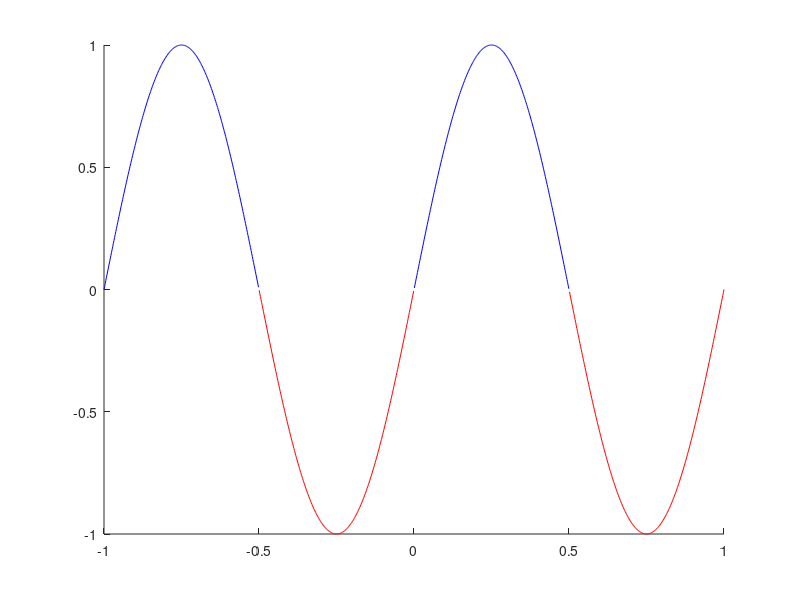

Write the MATLAB code that produced this figure. (Note: this script raises an error after producing the figure.)
%% Create an interactive plot
% Two sin waves, with all the part below the horizontal line in blue and
% all the part above the horizontal line in red. The horizontal line will
% be in green

%% Initial Plot (Stage 1 - stationary plot)

function InteractivePlot
hFig = figure;
hAx = axes;
x = linspace(-1,1,1000);
redY = sin(2*pi*x);
redY(redY>=0) = NaN;
blueY = sin(2*pi*x);
blueY(blueY<0) = NaN;
hold on 
handles.p = plot(x, redY,'r');
handles.q = plot(x, blueY,'b');
handles.y = yline(0, 'g');

handles.p.LineWidth = 5;
handles.q.LineWidth = 5;
handles.y.LineWidth = 5;

%% Interactive plot - Stage 2 - Modification to include moving green bar

hFig.WindowButtonDownFcn = @updateplot_click;
hFig.WindowButtonUpFcn = @updateplot_unclick;

    function updateplot_click(~,~)
    
    P = hAx.CurrentPoint;
    thresh = P(1,2);
    redY = sin(2*pi*x);
    blueY = sin(2*pi*x);
    redY(redY>thresh) = NaN;
    blueY(blueY<thresh) = NaN;

    handles.p.YData = redY;
    handles.q.YData = blueY;
    handles.y.Value = thresh;
    hFig.WindowButtonMotionFcn = @updateplot_move; 
    end

    function updateplot_move(~,~)
        P = hAx.CurrentPoint;
        thresh = P(1,2);
        redY = sin(2*pi*x);
        blueY = sin(2*pi*x);
        redY(redY>thresh) = NaN;
        blueY(blueY<thresh) = NaN;
        
        handles.p.YData = redY;
        handles.q.YData = blueY;
        handles.y.Value = thresh;
    end

    function updateplot_unclick(~,~)
        hFig.WindowButtonMotionFcn = '';
    end

end
